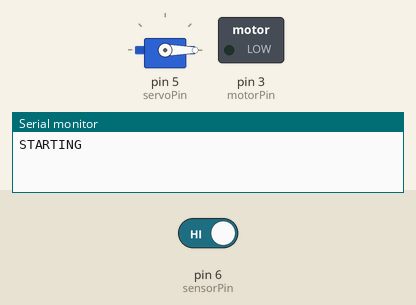
The sketch below on a simulated Arduino Uno, built with avr-gcc and run on an emulated ATmega328P. Shown: servo, switched loads named in the sketch (green lamp = pin HIGH), the last lines printed to the serial monitor. The inputs (shaded band) are chosen by the test bench; at power-on: pin 6 (sensorPin) HIGH.

Above: at 1.2 s.
1.3 s: pin 6 (sensorPin) driven LOW
At 10.4 s:
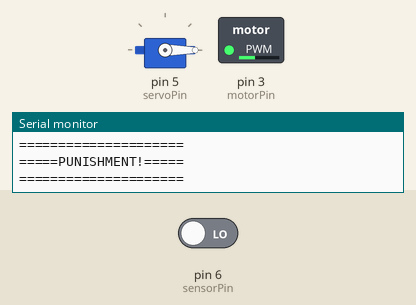
Timing chart, 0 to 22.0 s (numbered marks = the images above; inputs shaded):
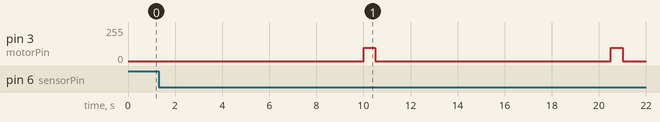

The sketch:

build3.ino
```cpp
#define motorPin 3 //declare the DC motor pin
#define servoPin 5 //declare the servo motor pin
#define sensorPin 6 //declare the sound sensor pin
#include <Servo.h> //include the Servo library

Servo servomotor; //create a servo object

unsigned long lastEvent = 0; //time of last sound event
unsigned long currEvent = 0; //time of current sound event
unsigned long rightanswerEvent = 0; //time of last right answer

int motorspeed = 100; //setting motor speed - must be between 0 and 255

void setup() {
  Serial.begin(115200); //setting up serial monitor
  Serial.println("STARTING"); //starting the program
  pinMode(motorPin, OUTPUT); //set DC motor pin as output
  pinMode(sensorPin, INPUT);  //set sound sensor pin as an INPUT
  servomotor.attach(servoPin); //attaching servo motor to the pin number
  servomotor.write(0); //move servo to start
  pinMode(servoPin, INPUT);  //to prevent jitter when not in use, setting servo pin to input
  servomotor.write(0); //move servo to starting position
}

void loop() {
  int sensorData = digitalRead(sensorPin); //read from sound sensor

  if (sensorData == LOW) { //if sensor is LOW, sound is detected
    //i am defining an event as any sound that is at least 25 ms past another sound
    //so it doesn't just keep detecting events constantly during a single chime
    if (millis() - lastEvent > 25) {
      currEvent = millis(); //storing the start time of the current sound event
      Serial.print("Sound! diff: ");
      Serial.println(currEvent-lastEvent);
      //checking time difference between sound events
      if (currEvent - lastEvent < 120 && currEvent - lastEvent > 110) { //if the chimes are within this range, then it is a right answer chime
        rightanswerEvent = millis(); //storing time of the right answer
        Serial.println("=====================");
        Serial.println("====RIGHT ANSWER!====");
        Serial.println("=====================");

        //using servo motor to deploy candy
        servomotor.attach(servoPin); //attaching servo motor to the pin number
        servomotor.write(90); //move servo 90 degrees
        delay(500); //delay to allow time for motor to move
        servomotor.write(0); //move servo back to start
        delay(500); //delay to allow time for motor to move
        pinMode(servoPin, INPUT);  //to prevent jitter when not in use, setting servo pin to input
      }
    }
    lastEvent = millis(); //storing when last event happened
  }

  //if it takes too long to get a right answer
  if (millis()-rightanswerEvent > 10000) {
    Serial.println("=====================");
    Serial.println("=====PUNISHMENT!=====");
    Serial.println("=====================");

    //spinning DC motor for the punishment
    analogWrite(motorPin, motorspeed); //starting the motor
    delay(500); //delay to allow time for motor to move
    analogWrite(motorPin, 0); //stopping the motor
    rightanswerEvent = millis(); //resetting the timer from the last right answer
  }

}
```

Measured:
- by itself, pin 3 (motorPin): alternates 100/255 for 0.50 s and 0/255 for 10.0 s
